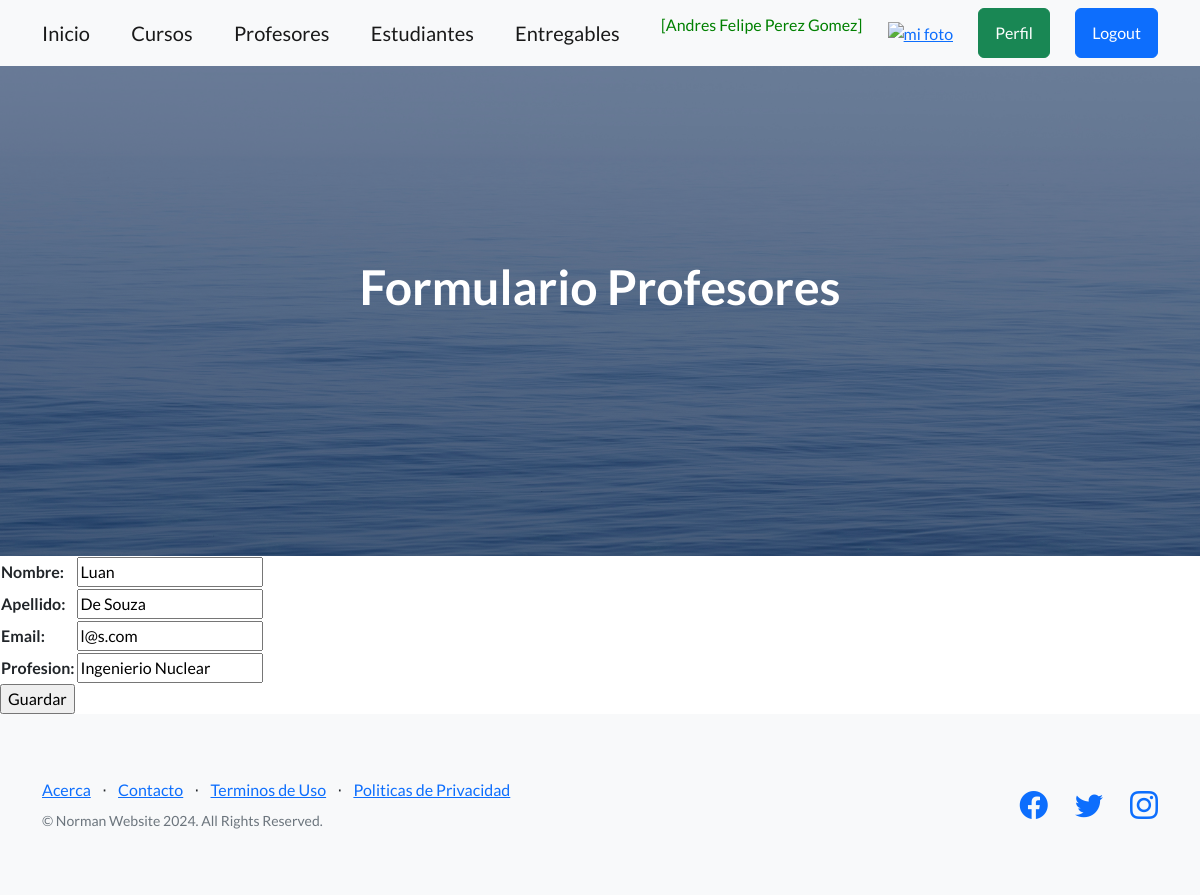
/profesorUpdate/1/ (signed in), run on the app's committed database.
### entidades/models.py (models this page shows, shortened)
class Profesor(models.Model):
    nombre = models.CharField(max_length=60)
    apellido = models.CharField(max_length=60)
    email = models.EmailField()
    profesion = models.CharField(max_length=50)
    class Meta:
        verbose_name = "Profesor"
        verbose_name_plural = "Profesores"
        ordering = ["nombre", "apellido"]

### entidades/views.py (the view)
# urls.py: path('profesorUpdate/<id_profesor>/', profesorUpdate, name="profesorUpdate"),
@login_required
def profesorUpdate(request, id_profesor):
    profesor = Profesor.objects.get(id=id_profesor)
    if request.method == "POST":
        miForm = ProfesorForm(request.POST)
        if miForm.is_valid():
            profesor.nombre = miForm.cleaned_data.get("nombre")
            profesor.apellido = miForm.cleaned_data.get("apellido")
            profesor.email = miForm.cleaned_data.get("email")
            profesor.profesion = miForm.cleaned_data.get("profesion")
            profesor.save()
            contexto = {"profesores": Profesor.objects.all() }
            return render(request, "entidades/profesores.html", contexto)
    else:
        miForm = ProfesorForm(initial={"nombre": profesor.nombre,
                                       "apellido": profesor.apellido,
                                       "email": profesor.email,
                                       "profesion": profesor.profesion})
    return render(request, "entidades/profesorForm.html", {"form": miForm})

### entidades/forms.py
class ProfesorForm(forms.Form):
    nombre = forms.CharField(max_length=50, required=True)
    apellido = forms.CharField(max_length=50, required=True)
    email = forms.EmailField(required=True)
    profesion = forms.CharField(max_length=50, required=True)

### entidades/templates/entidades/profesorForm.html (shortened to what this page needs)
{% extends "entidades/index.html" %}
{% block titulo %}
<h1 class="mb-5">Formulario Profesores</h1>
{% endblock titulo %}
{% block contenido %}
<form action="" method="post">
    <table>
        {{ form.as_table }}
    </table>
    <input type="submit" value="Guardar">
</form>
{% endblock contenido %}

### entidades/templates/entidades/index.html (shortened to what this page needs)
<!DOCTYPE html>
<html lang="en">
    <head>
        {% load static %}
        <link href="https://cdn.jsdelivr.net/npm/bootstrap-icons@1.5.0/font/bootstrap-icons.css" rel="stylesheet" type="text/css" />
        <link href="{% static 'css/styles.css' %}" rel="stylesheet" />
        <link rel="stylesheet" href="https://cdnjs.cloudflare.com/ajax/libs/font-awesome/6.4.0/css/all.min.css">
    </head>
    <body>
        <nav class="navbar navbar-light bg-light static-top">
            <div class="container">
                <a class="navbar-brand" href="{% url 'home' %}">Inicio</a>
            {% if user.is_authenticated %}
                <a class="navbar-brand" href="{% url 'cursos' %}">Cursos</a>
                <a class="navbar-brand" href="{% url 'profesores' %}">Profesores</a>
                <a class="navbar-brand" href="{% url 'estudiantes' %}">Estudiantes</a>
                <a class="navbar-brand" href="{% url 'entregables' %}">Entregables</a>
                <p style="color:green"> [{{user.first_name}} {{user.last_name}}]</p>
                <div class="text-center">
                    <a href="{% url 'agregar_avatar' %}"><img src="{{ request.session.avatar }}" height="40px" weight="40px" alt="mi foto"></a>
                </div>
                <a class="btn btn-success" href="{% url 'perfil' %}">Perfil</a>
                <a class="btn btn-primary" href="{% url 'logout' %}">Logout</a>
            {% else %}
                <a class="btn btn-primary" href="{% url 'login' %}">Login</a>
                <a class="btn btn-success" href="{% url 'registro' %}">Registrate</a>
            {% endif %}
            </div>
        </nav>
        <header class="masthead">
            <div class="container position-relative">
                <div class="row justify-content-center">
                    <div class="col-xl-6">
                        <div class="text-center text-white">
                            {% block titulo %}{% endblock titulo %}
                        </div>
                    </div>
                </div>
            </div>
        </header>
        {% block contenido %}
        {% endblock contenido %}
        <footer class="footer bg-light">
            <div class="container">
                <div class="row">
                    <div class="col-lg-6 h-100 text-center text-lg-start my-auto">
                        <ul class="list-inline mb-2">
                            <li class="list-inline-item"><a href="{% url 'acerca' %}">Acerca</a></li>
                            <li class="list-inline-item">⋅</li>
                            <li class="list-inline-item"><a href="#!">Contacto</a></li>
                            <li class="list-inline-item">⋅</li>
                            <li class="list-inline-item"><a href="#!">Terminos de Uso</a></li>
                            <li class="list-inline-item">⋅</li>
                            <li class="list-inline-item"><a href="#!">Politicas de Privacidad</a></li>
                        </ul>
                        <p class="text-muted small mb-4 mb-lg-0">&copy; Norman Website 2024. All Rights Reserved.</p>
                    </div>
                    <div class="col-lg-6 h-100 text-center text-lg-end my-auto">
                        <ul class="list-inline mb-0">
                            <li class="list-inline-item me-4">
                                <a href="#!"><i class="bi-facebook fs-3"></i></a>
                            </li>
                            <li class="list-inline-item me-4">
                                <a href="#!"><i class="bi-twitter fs-3"></i></a>
                            </li>
                            <li class="list-inline-item">
                                <a href="#!"><i class="bi-instagram fs-3"></i></a>
                            </li>
                        </ul>
                    </div>
                </div>
            </div>
        </footer>
    </body>
</html>

### data on the page
Profesor: nombre "Luan", apellido "De Souza", email "l@s.com", profesion "Ingenierio Nuclear"

### other printed values
{{ user.first_name }} "Andres Felipe"
{{ user.last_name }} "Perez Gomez"
